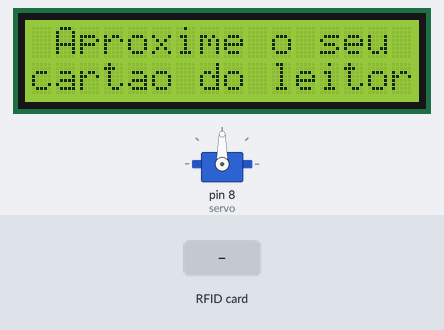
A sketch run on a simulated Arduino Uno, built with avr-gcc and run on an emulated ATmega328P. Parts: 16×2 character LCD, servo. Inputs (shaded band) come from the test bench. What the sketch prints to the serial monitor is not drawn.

Above: at 1.3 s.
1.4 s: RFID card 22 97 01 21 36 held to the reader
At 2.4 s:
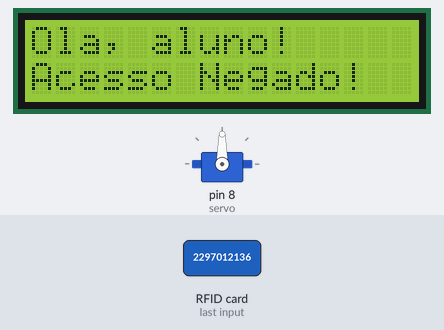
2.9 s: RFID card 17 41 84 25 21 54 held to the reader
4.4 s: RFID card 5E 7A 19 C4 held to the reader
Timing chart, 0 to 7.4 s (numbered marks = the images above; inputs shaded):
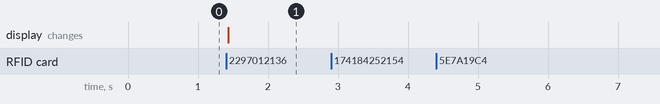

The sketch:

leitorRFID.ino
```cpp
/*
  Programa: Controle de Acesso com leitor RFID
  Autores: Lucas Alves
           Gustavo Silva
           Luiz Andrade
*/

#include <SPI.h>
#include <MFRC522.h>
#include <LiquidCrystal.h>
#include <Servo.h>

#define SS_PIN 10
#define RST_PIN 9
MFRC522 mfrc522(SS_PIN, RST_PIN);  // Cria instância MFRC522

LiquidCrystal lcd(6, 7, 5, 4, 3, 2); // Inicializa a biblioteca com os números dos pins da interface
Servo servo;
boolean reading = false;
unsigned long int count;

void setup() {
  Serial.begin(9600);   // Inicia a serial
  SPI.begin();      // Inicia  SPI bus
  mfrc522.PCD_Init();   // Inicia MFRC522
  lcd.begin(16, 2); //Define o número de colunas e linhas do LCD
  servo.attach(8);
//  servo.write(0);
  msgInicial();
}

void loop() {

  if(reading && millis()-count >= 3000) {
    reading = false;
    msgInicial();
  }

  if(!mfrc522.PICC_IsNewCardPresent()) { // Procura por novos cartões
      return;
  }

  if(!mfrc522.PICC_ReadCardSerial()) { // Aceita somente se um cartão for lido por vez
        return;
    }

  reading = true;
  count = millis();

    Serial.print("UID da tag :"); // Exibe UID na serial
    String conteudo = "";

    for(byte i = 0; i < mfrc522.uid.size; i++) {
        Serial.print(mfrc522.uid.uidByte[i]);
        conteudo.concat(String(mfrc522.uid.uidByte[i]));
    }

    Serial.println();

  if(validar(conteudo)) {
        rotacionarServo();
    }
}

void msgInicial() {
  servo.write(90);
  lcd.clear();
  lcd.print(" Aproxime o seu");
  lcd.setCursor(0,1);
  lcd.print("cartao do leitor");
}

bool validar(String conteudo)  {
    lcd.clear();
    lcd.setCursor(0,0);

    if(conteudo == "2297012136") { //UID 1 - Chaveiro
        lcd.print("Ola, professor!");
        lcd.setCursor(0,1);
        lcd.print("Acesso liberado!");
        return true;
  }
  if(conteudo == "174184252154") { //UID 2 - RioCard do Lucas
      lcd.print("Ola, Lucas!");
        lcd.setCursor(0,1);
        lcd.print("Seja bem-vindo!");
        return true;
  }
  if(conteudo == "23518863174") { //UID 3 - BU do Luiz
        lcd.print("Ola, Luiz!");
        lcd.setCursor(0,1);
        lcd.print("Seja bem-vindo!");
        return true;
  }
  if(conteudo == "11111186222") { //UID 4 - RioCard do Gustavo
    lcd.print("Ola, Gustavo!");
    lcd.setCursor(0,1);
    lcd.print("Seja bem-vindo!");
    return true;
  }
  //Cartões desconhecidos
  lcd.print("Ola, aluno!");
  lcd.setCursor(0,1);
  lcd.print("Acesso Negado!");
  return false;
}

void rotacionarServo() {
  servo.write(180);
}
```

Measured:
- after the input at 1.4 s, the display: changes at once (image 1)
- after the input at 2.9 s, every drawn part: stays the same
